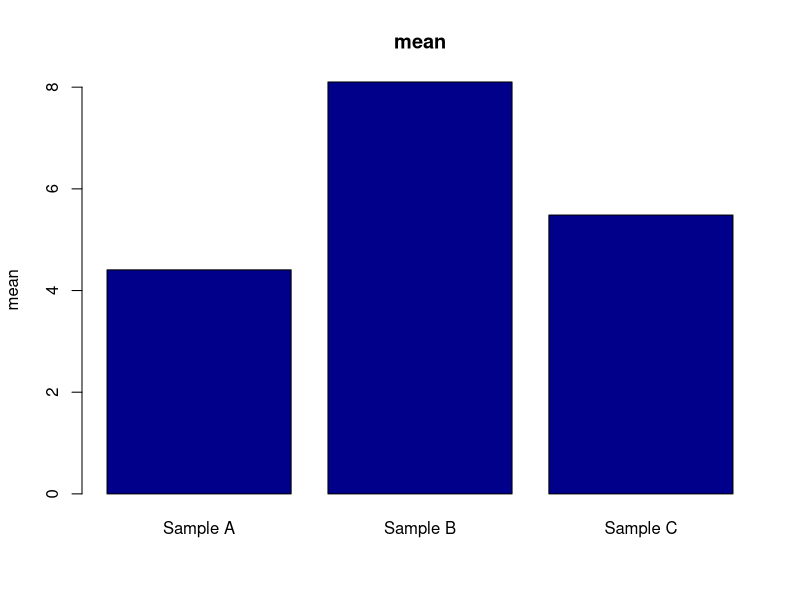
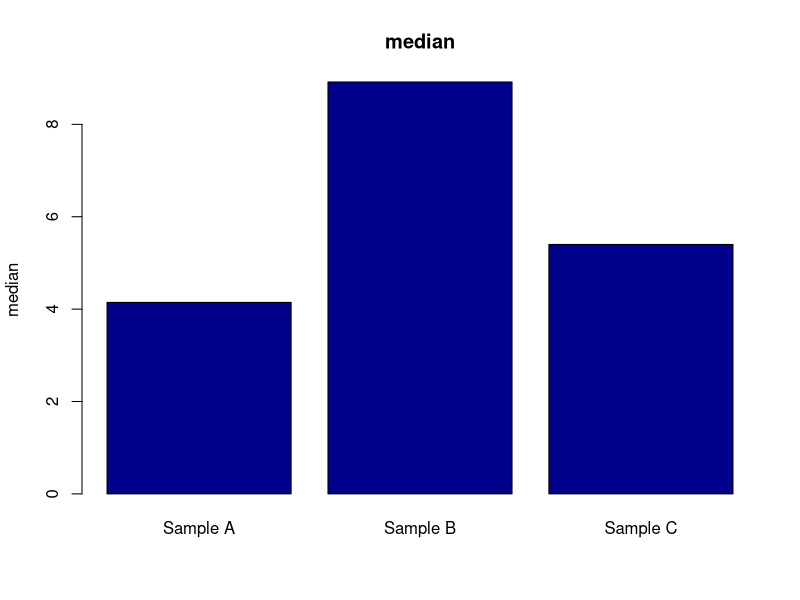
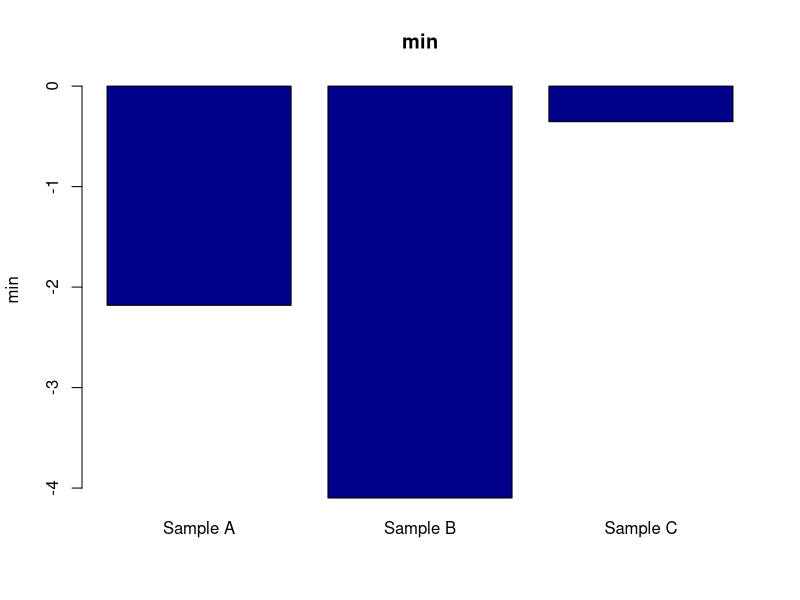
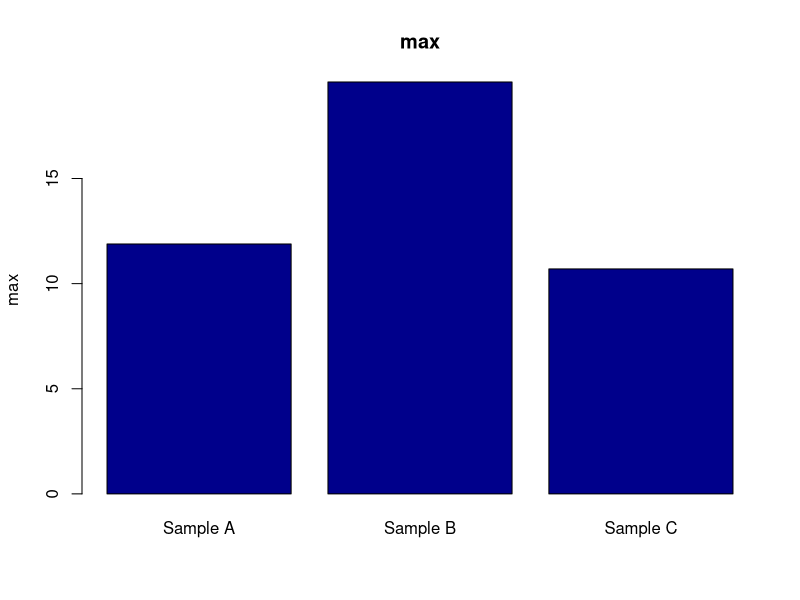

Recreate these plots in R, in order. (Note: this script raises an error after producing the figures.)
generate_samples <- function(seed=1, num=2, params=NULL) {

    set.seed(seed)
    results_ok <- FALSE

    while(!results_ok) {
        if (is.null(params)) {
            sizes <- sample(seq(10,50,10),num, replace=TRUE)

            means <- runif(num, min=0, max=10)
            SDs <- runif(num, min=1, max=10)

            distribution_type <- sample(c("poisson","exponential","normal"),1,prob=c(0.3,0.2,0.5))
        } else {
            num <- length(params$means)
            distribution_type <- params$distribution
            sizes <- params$sizes
            means <- params$means
            SDs <- params$SDs
        }


        switch (distribution_type,
                "poisson"={
                    samples <- mapply(rpois, sizes, means, SIMPLIFY=FALSE)
                },
                "exponential"={
                    samples <- mapply(rexp, sizes, 1/means, SIMPLIFY=FALSE)
                },
                "normal"={
                    samples <- mapply(rnorm, sizes, means, SDs, SIMPLIFY=FALSE)
                }
        )

        scale <- mean(abs(unlist(lapply(samples, mean))))/4

        for (stat in c("mean","median","min","max")) {
            stat_vals <- unlist(lapply(samples, stat))

            diffs_mat <- outer(stat_vals, stat_vals, "-")

            ## Find all diffs of pairs of different samples
            diffs <- abs(diffs_mat[upper.tri(diffs_mat, diag=FALSE)])

            if (all(diffs > 1)) {
                if (stat == "max") results_ok <- TRUE
            } else {
                seed <- seed+1
                set.seed(seed)
                break
            }
        }

        if (is.null(params$names)) {
            names(samples) <- paste("Sample",LETTERS[1:num])
        } else {
            names(samples) <- params$names
        }
    }

    samples
}

generate_sample_question <- function(samples, stat="mean", direction="highest") {
    num <- length(samples)

    stat_vals <- unlist(lapply(samples, stat))

    question <- paste0("Which of the samples has the ",direction," ",stat,"?")

    if (direction == "highest") {
        answer <- paste("Sample",LETTERS[1:num])[which.max(stat_vals)]
        distractors <- paste("Sample",LETTERS[1:num])[-which.max(stat_vals)]
    } else {
        answer <- paste("Sample",LETTERS[1:num])[which.min(stat_vals)]
        distractors <- paste("Sample",LETTERS[1:num])[-which.min(stat_vals)]
    }

    list(question=question, answer=answer, distractors=distractors)
}

generate_sample_question_set <- function(samples, direction, display_is_plot=TRUE) {
    num <- length(samples)

    questions <- rep(NA,4)
    answers <- rep(NA,4)
    distractors <- matrix(rep(NA,4*(num-1)),nrow=4)

    stats <- sample(c("mean","median","min","max"),4)

    for (i in 1:4) {
        stat <- stats[i]
        generated_question <- generate_sample_question(samples, stat, direction)
        questions[i] <- generated_question$question
        answers[i] <- generated_question$answer
        distractors[i,] <- generated_question$distractors
    }

    if (display_is_plot) {
    display <- strwrap(paste("There are",num,"samples. The plots show the means,
                    medians, minima and maxima of the samples. Navigate between
                    the plots using the forward and back buttons in the plot
                    window. Use the plots to answer the following questions."), width=100)
    } else {
        display <- strwrap(paste("There are",num,"samples. Use the table of
                                 summary statistics above to answer the following
                                 questions."), width=100)
    }

    list(display=display, questions=questions, answers=cbind(answers,distractors))
}

plot_stats_samples <- function(samples) {
    if(!is.null(dev.list())) dev.off()

    num <- length(samples)
    for (stat in c("mean","median","min","max")) {
        stat_vals <- unlist(lapply(samples, stat))

        barplot(stat_vals, names.arg=names(samples),
                main=stat, ylab=stat, col="darkblue")
    }
}

table_stats_samples <- function(samples) {
    stats <- c("mean","median","min","max","sd")
    stat_vals <- lapply(stats, function(stat) {
        round(unlist(lapply(samples, stat)),1)
    })
    tab <- do.call(cbind, stat_vals)
    rownames(tab) <- names(samples)
    colnames(tab) <- c("Mean","Median","Min","Max","SD")
    print(tab)
}

show_questions <- function(generated) {
    correct_answer <- rep(NA, nrow(generated$answers))

    writeLines(generated$display)
    for (i in 1:nrow(generated$answers)) {
        # displayed_answers <- sample(unlist(generated$answers[i,]),ncol(generated$answers))
        displayed_answers <- sort(unlist(generated$answers[i,]))
        user_response <- menu(displayed_answers,title=generated$questions[i])
        if (displayed_answers[user_response] == generated$answers[i,1]) {
            correct_answer[i] <- TRUE
            writeLines("Yes! Correct answer.")
        } else {
            correct_answer[i] <- FALSE
            writeLines("No, wrong answer.")
        }
    }

    correct_answer
}

samples <- generate_samples(1, 3)
generated <- generate_sample_question_set(samples, direction="highest", display_is_plot=TRUE)
plot_stats_samples(samples)
show_questions(generated)

table_stats_samples(samples)
generated <- generate_sample_question_set(samples, direction="highest", display_is_plot=FALSE)
show_questions(generated)
